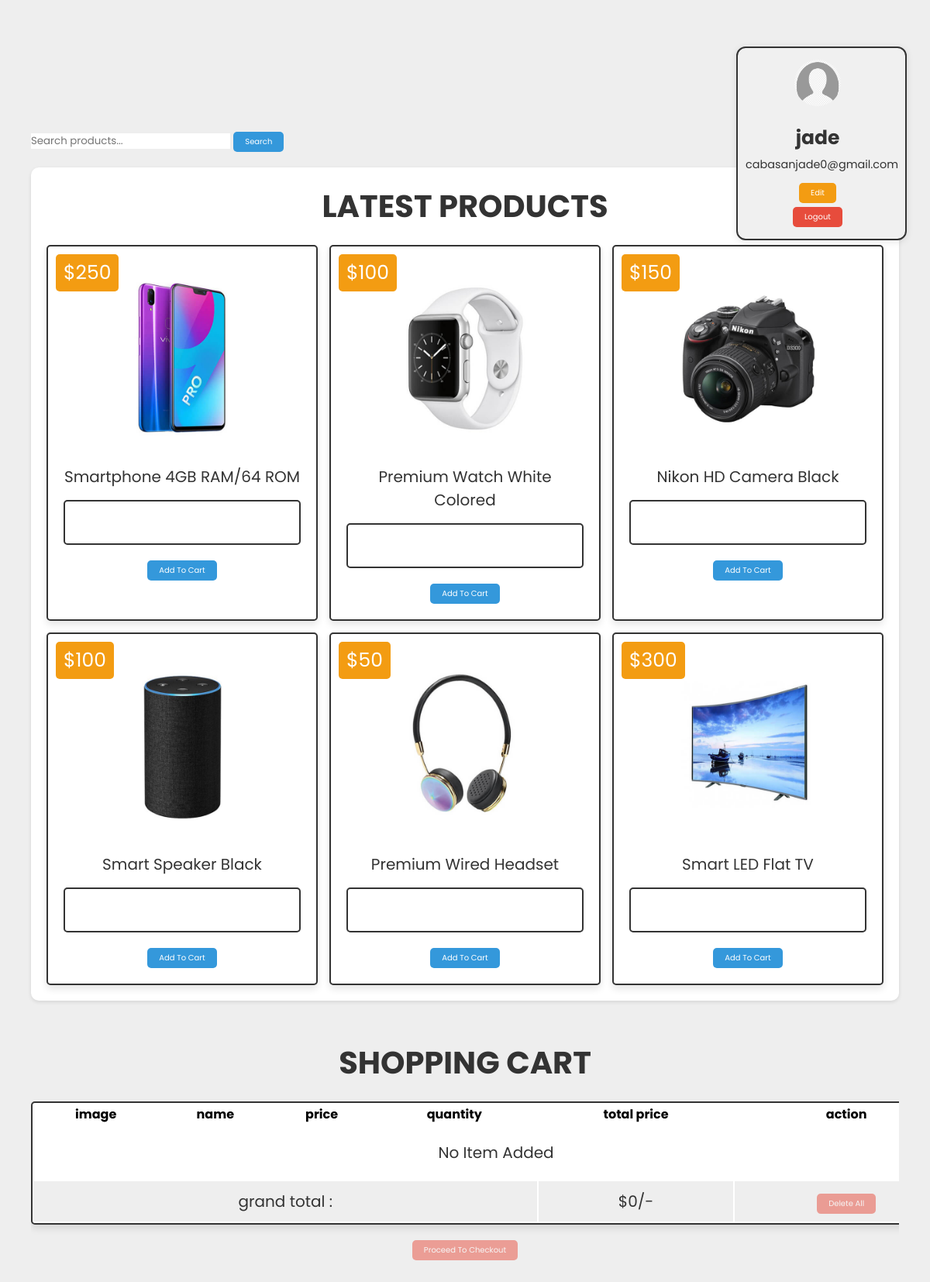
The page /index.php (signed in) on the database its author committed.
### tables this page shows
CREATE TABLE `user_form` (
  `id` int(100) NOT NULL AUTO_INCREMENT,
  `name` varchar(100) NOT NULL,
  `email` varchar(100) NOT NULL,
  `password` varchar(100) NOT NULL,
  PRIMARY KEY (`id`)
);

CREATE TABLE `products` (
  `id` int(100) NOT NULL AUTO_INCREMENT,
  `name` varchar(100) NOT NULL,
  `price` varchar(100) NOT NULL,
  `image` varchar(100) NOT NULL,
  PRIMARY KEY (`id`)
);

### index.php (the view, shortened to what this page needs)
<?php
include 'config.php';
$user_id = $_SESSION['user_id'];
$search = isset($_GET['search']) ? $_GET['search'] : '';
?>
<!DOCTYPE html>
<html lang="en">
<head>
   <link rel="stylesheet" href="css/style.css">
</head>
<body>
<div class="container">
<?php
$select_user = mysqli_query($conn, "SELECT * FROM `user_form` WHERE id = '$user_id'") or die('query failed');
if(mysqli_num_rows($select_user) > 0){
    $fetch_user = mysqli_fetch_assoc($select_user);
}
?>
<div class="user-profile" style="
   position: absolute;
   top: 40px;
   right: 30px;
   background: #f0f0f0;
   padding: 15px 20px;
   padding-left: 10px;
   border-radius: 12px;
   box-shadow: 0 2px 10px rgba(0,0,0,0.1);
   width: 220px;
   text-align: center;
   z-index: 999;
">
   <img src="images/default-user.png" alt="Profile" style="width: 60px; height: 60px; border-radius: 50%; margin-bottom: 10px;">
   <p style="margin: 5px 0;"><strong><?php echo $fetch_user['name']; ?></strong></p>
   <p style="margin: 5px 0; font-size: 0.9em;"><?php echo $fetch_user['email']; ?></p>
   <a href="edit_profile.php" class="option-btn" style="margin-top: 8px;">Edit</a>
   <br>
   <a href="index.php?logout=<?php echo $user_id; ?>" class="delete-btn" style="margin-top: 5px;">Logout</a>
</div>
<div class="main-content" style="margin-top: 120px; padding: 20px;">
<form action="" method="GET" style="margin: 20px 0;">
   <input type="text" name="search" placeholder="Search products..." value="<?php echo htmlspecialchars($search); ?>">
   <input type="submit" value="Search" class="btn">
</form>
<div class="products">
   <h1 class="heading">latest products</h1>
   <div class="box-container">
   <?php
      $search = isset($_GET['search']) ? $_GET['search'] : '';
      $select_product = mysqli_query($conn, "SELECT * FROM `products` WHERE name LIKE '%$search%'") or die('query failed');
      if(mysqli_num_rows($select_product) > 0){
         while($fetch_product = mysqli_fetch_assoc($select_product)){
   ?>
      <form method="post" class="box" action="">
         <img src="images/<?php echo $fetch_product['image']; ?>" alt="">
         <div class="name"><?php echo $fetch_product['name']; ?></div>
         <div class="price">$<?php echo $fetch_product['price']; ?></div>
         <input type="number" min="1" name="product_quantity" value="">
         <input type="submit" value="add to cart" name="add_to_cart" class="btn">
      </form>
   <?php
      };
   };
   ?>
   </div>
</div>
<div class="shopping-cart">
   <h1 class="heading">shopping cart</h1>
   <table>
      <d>
         <th>image</th>
         <th>name</th>
         <th>price</th>
         <th>quantity</th>
         <th>total price</th>
         <th>action</th>
</div>
      </head>
      <body>
      <?php
         $cart_query = mysqli_query($conn, "SELECT * FROM `cart` WHERE user_id = '$user_id'") or die('query failed');
         $grand_total = 0;
         if(mysqli_num_rows($cart_query) > 0){
            while($fetch_cart = mysqli_fetch_assoc($cart_query)){
      ?>
         <tr>
            <td><img src="images/<?php echo $fetch_cart['image']; ?>" height="100" alt=""></td>
            <td><?php echo $fetch_cart['name']; ?></td>
            <td>$<?php echo $fetch_cart['price']; ?></td>
            <td>
               <form action="" method="post">
                  <input type="hidden" name="cart_id" value="<?php echo $fetch_cart['id']; ?>">
                  <input type="number" min="1" name="cart_quantity" value="<?php echo $fetch_cart['quantity']; ?>">
                  <input type="submit" name="update_cart" value="update" class="option-btn">
               </form>
            </td>
            <td>$<?php echo $sub_total = ($fetch_cart['price'] * $fetch_cart['quantity']); ?></td>
            <td><a href="index.php?remove=<?php echo $fetch_cart['id']; ?>" class="delete-btn" onclick="return confirm('remove item from cart?');">remove</a></td>
         </tr>
      <?php
         $grand_total += $sub_total;
            }
         }else{
            echo '<tr><td style="padding:20px; text-transform:capitalize;" colspan="6">no item added</td></tr>';
         }
      ?>
      <tr class="table-bottom">
         <td colspan="4">grand total :</td>
         <td>$<?php echo $grand_total; ?>/-</td>
         <td><a href="index.php?delete_all" onclick="return confirm('delete all from cart?');" class="delete-btn <?php echo ($grand_total > 1)?'':'disabled'; ?>">delete all</a></td>
      </tr>
   </body>
   <div class="cart-btn">
   <a href="checkout.php" class="btn <?php echo ($grand_total > 1)?'':'disabled'; ?>">proceed to checkout</a>
   </div>
</div>
</div>
</body>
</html>

### css/style.css (style rules this page uses)
:root { --blue:#3498db; --red:#e74c3c; --orange:#f39c12; --black:#333; --white:#fff; --light-bg:#eee; --box-shadow:0 5px 10px rgba(0,0,0,.1); --border:2px solid var(--black); }
* { font-family: 'Poppins', sans-serif; margin:0; padding:0; box-sizing: border-box; outline: none; border: none; text-decoration: none; }
body { background-color: var(--light-bg); }
.btn, .delete-btn, .option-btn { display: inline-block; padding:5px 15px; cursor: pointer; font-size: 10px; color:var(--white); border-radius: 5px; text-transform: capitalize; }
.btn { background-color: var(--blue); margin-top: 10px; }
.delete-btn { background-color: var(--red); }
.option-btn { background-color: var(--orange); }
.container { padding:0 20px; margin:0 auto; max-width: 1200px; padding-bottom: 70px; }
.container .heading { text-align: center; margin-bottom: 20px; font-size: 40px; text-transform: uppercase; color:var(--black); }
.container .user-profile { padding:20px; text-align: center; border:var(--border); background-color: var(--white); box-shadow: var(--box-shadow); border-radius: 5px; margin:20px auto; }
.container .user-profile p { margin-bottom: 10px; font-size: 25px; color:var(--black); }
.container .products .box-container { display: flex; flex-wrap: wrap; gap:15px; justify-content: center; }
.container .products .box-container .box { text-align: center; border-radius: 5px; box-shadow: var(--box-shadow); border:var(--border); position: relative; padding:20px; background-color: var(--white); width: 350px; }
.container .products .box-container .box img { height: 250px; }
.container .products .box-container .box .name { font-size: 20px; color:var(--black); padding:5px 0; }
.container .products .box-container .box .price { position: absolute; top:10px; left:10px; padding:5px 10px; border-radius: 5px; background-color: var(--orange); color:var(--white); font-size: 25px; }
.container .products .box-container .box input[type="number"] { margin:10px 0; width: 100%; border:var(--border); border-radius: 5px; font-size: 20px; color:var(--black); padding:12px 14px }
.container .shopping-cart { padding:20px 0; }
.container .shopping-cart table { width: 100%; text-align: center; border:var(--border); border-radius: 5px; box-shadow: var(--box-shadow); background-color: var(--white); }
.container .shopping-cart table .table-bottom { background-color: var(--light-bg); }
.container .shopping-cart table tr td { padding:10px; font-size: 20px; color:var(--black); }
.container .shopping-cart table tr td:nth-child(1) { padding:0; }
.container .shopping-cart .cart-btn { margin-top: 10px; text-align: center; }
.container .shopping-cart .disabled { pointer-events: none; background-color: var(--red); opacity: .5; user-select: none; }
@media (max-width:1200px) { .container .shopping-cart { overflow-x: scroll; } }
@media (max-width:1200px) { .container .shopping-cart table { width: 1200px; } }
.products { background: #fff; border-radius: 10px; padding: 20px; margin-bottom: 30px; box-shadow: 0 2px 5px rgba(0,0,0,0.1); }

### rows shown on the page
user_form: name "jade", email "cabasanjade0@gmail.com"
products: image (picture), name "Smartphone 4GB RAM/64 ROM", price "250"
products: image (picture), name "Premium Watch White Colored", price "100"
products: image (picture), name "Nikon HD Camera Black", price "150"
products: image (picture), name "Smart Speaker Black", price "100"
products: image (picture), name "Premium Wired Headset", price "50"
products: image (picture), name "Smart LED Flat TV", price "300"

### other values the page prints
$grand_total "0"
